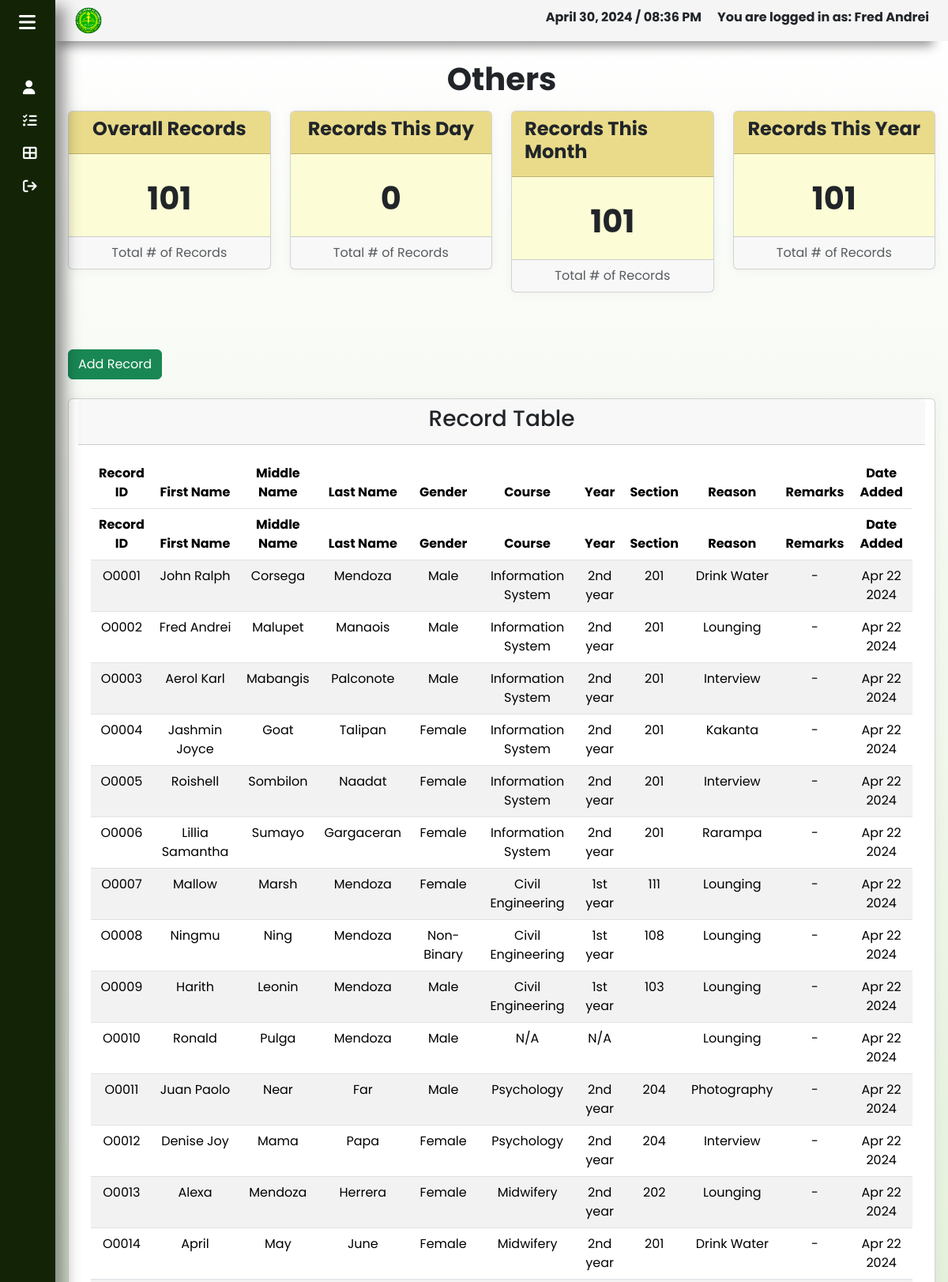
The app's page /records-other.php (signed in, upper part) with its own data.
### tables this page shows
CREATE TABLE `others` (
  `record_ID` varchar(11) NOT NULL,
  `firstName` varchar(45) NOT NULL,
  `middleName` varchar(45) NOT NULL,
  `lastName` varchar(45) NOT NULL,
  `gender` varchar(45) NOT NULL,
  `course` varchar(45) NOT NULL,
  `year` varchar(45) NOT NULL,
  `section` varchar(45) NOT NULL,
  `reason` varchar(255) NOT NULL,
  `status` varchar(45) NOT NULL,
  `remarks` varchar(255) NOT NULL,
  `date` datetime NOT NULL DEFAULT current_timestamp()
);

### functions.php (called while the page is built, shortened)
<?php
    function getOtherRecordsCurrentDay($conn) {
        $currentDate = date('Y-m-d');
        $queryOther = "SELECT * FROM others WHERE DATE(date) = '$currentDate'";
        if ($resultOther = mysqli_query($conn, $queryOther)) {
            $otherRowCount = mysqli_num_rows($resultOther);
            return $otherRowCount;
        } else {
            return false;
        }
    }
    function getOtherRecordsCurrentMonth($conn) {
        $currentMonth = date('m');
        $currentYear = date('Y');
        $queryOther = "SELECT * FROM others WHERE MONTH(date) = $currentMonth AND YEAR(date) = $currentYear";
        if ($resultOther = mysqli_query($conn, $queryOther)) {
            $otherRowCount = mysqli_num_rows($resultOther);
            return $otherRowCount;
        } else {
            return false;
        }
    }
    function getOtherRecordsCurrentYear($conn) {
        $currentYear = date('Y');
        $queryOther = "SELECT * FROM others WHERE YEAR(date) = $currentYear";
        if ($resultOther = mysqli_query($conn, $queryOther)) {
            $otherRowCount = mysqli_num_rows($resultOther);
            return $otherRowCount;
        } else {
            return false;
        }
    }
    function getOtherRecords($conn){
        $queryOther = "SELECT * FROM others";
        if ($resultOther = mysqli_query($conn,$queryOther)) {
            $OtherRowCount = mysqli_num_rows($resultOther);
            return $OtherRowCount;
        }
        else{
            return false;
        }
    }
?>

### records-other.php (the view, shortened to what this page needs)
<?php
    include('dbConnection.php');
    include('functions.php');
    $queryOther = "SELECT * FROM others";
    $resultOther = mysqli_query($conn, $queryOther);
    $totalOtherRecord = getOtherRecords($conn);
    $totalOtherToday = getOtherRecordsCurrentDay($conn);
    $totalOtherRecordMonth = getOtherRecordsCurrentMonth($conn);
    $totalOtherRecordYear = getOtherRecordsCurrentYear($conn);
?>
<!DOCTYPE html>
<html lang="en">
<head>
    <link rel="stylesheet" href="css/bootstrap.min.css">
    <link rel="stylesheet" href="assets/fontawesome/css/all.css">
    <link href="https://cdn.lineicons.com/4.0/lineicons.css" rel="stylesheet">
    <link rel="stylesheet" href="https://cdn.datatables.net/2.0.5/css/dataTables.dataTables.min.css">
    <link rel="stylesheet" href="assets/DataTables/css/dataTables.dataTables.css">
    <link rel="stylesheet" href="css/records-loa.css">
</head>
<body>
    <div class="wrapper">
        <aside id="sidebar" style="position: fixed; height: 100%; box-shadow: 14px 6px 18px -2px rgba(0,0,0,0.42); -webkit-box-shadow: 14px 6px 18px -2px rgba(0,0,0,0.42); -moz-box-shadow: 14px 6px 18px -2px rgba(0,0,0,0.42);">
            <div class="d-flex">
                <button class="toggle-btn" type="button">
                    <i class="fa-solid fa-bars"></i> </button>
            </div>
            <ul class="sidebar-nav">
                <li class="sidebar-item">
                    <a href="staffProfile.php" class="sidebar-link">
                        <i class="fa-solid fa-user"></i>
                    </a>
                </li>
                <li class="sidebar-item">
                    <a href="home.php" class="sidebar-link">
                        <i class="fa-solid fa-list-check"></i>
                    </a>
                </li>
                <li class="sidebar-item">
                    <a href="#" class="sidebar-link collapsed has-dropdown" data-bs-toggle="collapse"
                        data-bs-target="#multi" aria-expanded="false" aria-controls="multi">
                        <i class="fa-solid fa-table-cells-large"></i>
                    </a>
                </li>
                <li class="sidebar-item">
                    <a role="button" class="sidebar-link" onclick="confirmLogout()">
                        <i class="fa-solid fa-arrow-right-from-bracket"></i>
                    </a>
                </li>
            </ul>
        </aside>
        <div class="main" style="margin-left: 70px">
            <nav class="navbar d-flex px-4 py-2" style="background-color: #f5f5f5; box-shadow: -8px 17px 14px -11px rgba(0,0,0,0.42); -webkit-box-shadow: -8px 17px 14px -11px rgba(0,0,0,0.42); -moz-box-shadow: -8px 17px 14px -11px rgba(0,0,0,0.42);">
                <a href="home.php"><img src="images/kld-logo.png" alt="" class="img-fluid" style="max-width: 3vw;"></a>
                <p id="currentTime" class="h6 fw-bold ms-auto" style="margin-right: 20px">Time</p>
                <p class="h6 fw-bold">You are logged in as: <?php echo $_SESSION['userSession'] ?></p>
            </nav>
            <main class="content px-3 py-4">
                <p class="h1 mb-3 fw-bold text-center">Others</p>
                <div class="row">
                    <div class="col-lg-3 col-md-6 col-sm-8 mb-4">
                        <div class="card w-100 mx-auto">
                            <div class="card-header statistics" style="background-color: rgba(211, 183, 23, 0.5)">
                                <p class="fw-bold h4 d-flex justify-content-center">Overall Records</p>
                            </div>
                            <div class="card-body statistics-body" style="background-color: rgba(244, 246, 107, 0.28)">
                                <p class="fw-bold h1 d-flex justify-content-center align-items-center pt-3"><?php echo $totalOtherRecord ?></p>
                            </div>
                            <div class="card-footer">
                                <span class="text-muted d-flex justify-content-center">Total # of Records</span>
                            </div>
                        </div>
                    </div>
                    <div class="col-lg-3 col-md-6 col-sm-8 mb-4">
                        <div class="card w-100 mx-auto">
                            <div class="card-header statistics" style="background-color: rgba(211, 183, 23, 0.5)">
                                <p class="fw-bold h4 d-flex justify-content-center">Records This Day</p>
                            </div>
                            <div class="card-body statistics-body" style="background-color: rgba(244, 246, 107, 0.28)">
                                <p class="fw-bold h1 d-flex justify-content-center align-items-center pt-3"><?php echo $totalOtherToday ?></p>
                            </div>
                            <div class="card-footer">
                                <span class="text-muted d-flex justify-content-center">Total # of Records</span>
                            </div>
                        </div>
                    </div>
                    <div class="col-lg-3 col-md-6 col-sm-8 mb-4">
                        <div class="card w-100 mx-auto">
                            <div class="card-header statistics" style="background-color: rgba(211, 183, 23, 0.5)">
                                <p class="fw-bold h4 d-flex justify-content-center">Records This Month</p>
                            </div>
                            <div class="card-body statistics-body" style="background-color: rgba(244, 246, 107, 0.28)">
                                <p class="fw-bold h1 d-flex justify-content-center align-items-center pt-3"><?php echo $totalOtherRecordMonth ?></p>
                            </div>
                            <div class="card-footer">
                                <span class="text-muted d-flex justify-content-center">Total # of Records</span>
                            </div>
                        </div>
                    </div>
                    <div class="col-lg-3 col-md-6 col-sm-8 mb-4">
                        <div class="card w-100 mx-auto">
                            <div class="card-header statistics" style="background-color: rgba(211, 183, 23, 0.5)">
                                <p class="fw-bold h4 d-flex justify-content-center align-items-center">Records This Year</p>
                            </div>
                            <div class="card-body statistics-body" style="background-color: rgba(244, 246, 107, 0.28)">
                                <p class="fw-bold h1 d-flex justify-content-center align-items-center pt-3"><?php echo $totalOtherRecordYear ?></p>
                            </div>
                            <div class="card-footer">
                                <span class="text-muted d-flex justify-content-center">Total # of Records</span>
                            </div>
                        </div>
                    </div>
                    <div class="row mt-5">
                        <div class="col-lg-4 col-md-4 mb-4">
                            <div class="button">
                                <button class="btn btn-success" data-bs-toggle="modal" data-bs-target="#addRecord">Add Record</button>
                            </div>
                        </div>
                    </div>
                    <div class="row mx-auto">
                        <div class="card text-center">
                            <div class="card-header mb-n5">
                                <p class="h3">Record Table</p>
                            </div>
                            <div class="card-body">
                                <div class="table-responsive">
                                    <table id="other-table" class="table table-striped data-table text-center" style="width: 100%">
                                        <thead>
                                            <tr>
                                                <th class="text-center">Record ID</th>
                                                <th class="text-center">First Name</th>
                                                <th class="text-center">Middle Name</th>
                                                <th class="text-center">Last Name</th>
                                                <th class="text-center">Gender</th>
                                                <th class="text-center">Course</th>
                                                <th class="text-center">Year</th>
                                                <th class="text-center">Section</th>
                                                <th class="text-center">Reason</th>
                                                <th class="text-center">Remarks</th>
                                                <th class="text-center">Date Added</th>
                                            </tr>
                                        </thead>
                                        <tbody>
                                            <tr>
                                                <?php
                                                    while($row = mysqli_fetch_assoc($resultOther)) {
                                                ?>
                                                <td><?php echo $row['record_ID']?></td>
                                                <td class="firstName"><?php echo $row['firstName']?></td>
                                                <td class="middleName"><?php echo $row['middleName']?></td>
                                                <td class="lastName"><?php echo $row['lastName']?></td>
                                                <td class="gender"><?php echo $row['gender']?></td>
                                                <td class="course"><?php echo $row['course']?></td>
                                                <td class="year"><?php echo $row['year']?></td>
                                                <td class="section"><?php echo $row['section']?></td>
                                                <td class="reason"><?php echo $row['reason']?></td>
                                                <td class="remarks"><?php echo $row['remarks']?></td>
                                                <td class="text-center"><?php echo date('M d Y', strtotime($row['date']))?></td>
                                            </tr>
                                            <?php
                                                }
                                            ?>
                                        </tbody>
                                    </table>
                                </div>
                            </div>
                        </div>
                    </div>
                </div>
            </main>
        </div>
    </div>
</body>
</html>

### assets/DataTables/DataTables-2.0.4/css/dataTables.dataTables.css (style rules this page uses)
:root { --dt-row-selected: 13, 110, 253; --dt-row-selected-text: 255, 255, 255; --dt-row-selected-link: 9, 10, 11; --dt-row-stripe: 0, 0, 0; --dt-row-hover: 0, 0, 0; --dt-column-ordering: 0, 0, 0; --dt-html-background: white; }

### css/records-loa.css (style rules this page uses)
a { text-decoration: none; }
li { list-style: none; }
body { font-family: 'Poppins', sans-serif; }
.wrapper { display: flex; }
.main { display: flex; flex-direction: column; min-height: 100vh; width: 100%; overflow: hidden; transition: all 0.35s ease-in-out; background: rgb(255,255,255); background: linear-gradient(180deg, rgba(255,255,255,1) 0%, rgba(110, 173, 61,1) 120%); min-width: 0; z-index:80; }
#sidebar { width: 70px; min-width: 70px; z-index: 1000; transition: all .25s ease-in-out; background-color:rgb(19, 36, 6); display: flex; flex-direction: column; }
.toggle-btn { background-color: transparent; cursor: pointer; border: 0; padding: 1rem 1.5rem; }
.toggle-btn i { font-size: 1.5rem; color: #FFF; }
.sidebar-nav { padding: 2rem 0; flex: 1 1 auto; }
a.sidebar-link { padding: .625rem 1.625rem; color: #FFF; display: block; font-size: 0.9rem; white-space: nowrap; border-left: 3px solid transparent; }
.sidebar-link i, .dropdown-item i { font-size: 1.1rem; margin-right: .75rem; }
.sidebar-item { position: relative; }
.navbar { background-color: #c5c5c5; box-shadow: 0 0 2rem 0 rgba(33, 37, 41, .1); }
.card { box-shadow: 0 0 .875rem 0 rgba(9, 13, 16, 0.05); }
.statistics { background-color: rgba(75, 255, 146, 0.5); }
.statistics-body { background-color: rgb(211, 183, 23); }

### records on screen
others: record_ID "O0001", firstName "John Ralph", middleName "Corsega", lastName "Mendoza", gender "Male", course "Information System", year "2nd year", section "201", reason "Drink Water", remarks "-", date "Apr 22 2024"
others: record_ID "O0002", firstName "Fred Andrei", middleName "Malupet", lastName "Manaois", gender "Male", course "Information System", year "2nd year", section "201", reason "Lounging", remarks "-", date "Apr 22 2024"
others: record_ID "O0003", firstName "Aerol Karl", middleName "Mabangis", lastName "Palconote", gender "Male", course "Information System", year "2nd year", section "201", reason "Interview", remarks "-", date "Apr 22 2024"
others: record_ID "O0004", firstName "Jashmin Joyce", middleName "Goat", lastName "Talipan", gender "Female", course "Information System", year "2nd year", section "201", reason "Kakanta", remarks "-", date "Apr 22 2024"
others: record_ID "O0005", firstName "Roishell", middleName "Sombilon", lastName "Naadat", gender "Female", course "Information System", year "2nd year", section "201", reason "Interview", remarks "-", date "Apr 22 2024"
others: record_ID "O0006", firstName "Lillia Samantha", middleName "Sumayo", lastName "Gargaceran", gender "Female", course "Information System", year "2nd year", section "201", reason "Rarampa", remarks "-", date "Apr 22 2024"
others: record_ID "O0007", firstName "Mallow", middleName "Marsh", lastName "Mendoza", gender "Female", course "Civil Engineering", year "1st year", section "111", reason "Lounging", remarks "-", date "Apr 22 2024"
others: record_ID "O0008", firstName "Ningmu", middleName "Ning", lastName "Mendoza", gender "Non-Binary", course "Civil Engineering", year "1st year", section "108", reason "Lounging", remarks "-", date "Apr 22 2024"
others: record_ID "O0009", firstName "Harith", middleName "Leonin", lastName "Mendoza", gender "Male", course "Civil Engineering", year "1st year", section "103", reason "Lounging", remarks "-", date "Apr 22 2024"
others: record_ID "O0010", firstName "Ronald", middleName "Pulga", lastName "Mendoza", gender "Male", course "N/A", year "N/A", reason "Lounging", remarks "-", date "Apr 22 2024"
others: record_ID "O0011", firstName "Juan Paolo", middleName "Near", lastName "Far", gender "Male", course "Psychology", year "2nd year", section "204", reason "Photography", remarks "-", date "Apr 22 2024"
others: record_ID "O0012", firstName "Denise Joy", middleName "Mama", lastName "Papa", gender "Female", course "Psychology", year "2nd year", section "204", reason "Interview", remarks "-", date "Apr 22 2024"
others: record_ID "O0013", firstName "Alexa", middleName "Mendoza", lastName "Herrera", gender "Female", course "Midwifery", year "2nd year", section "202", reason "Lounging", remarks "-", date "Apr 22 2024"
others: record_ID "O0014", firstName "April", middleName "May", lastName "June", gender "Female", course "Midwifery", year "2nd year", section "201", reason "Drink Water", remarks "-", date "Apr 22 2024"

### other values on screen
$_SESSION['userSession'] "Fred Andrei"
$totalOtherRecord "101"
$totalOtherToday "0"
$totalOtherRecordMonth "101"
$totalOtherRecordYear "101"
